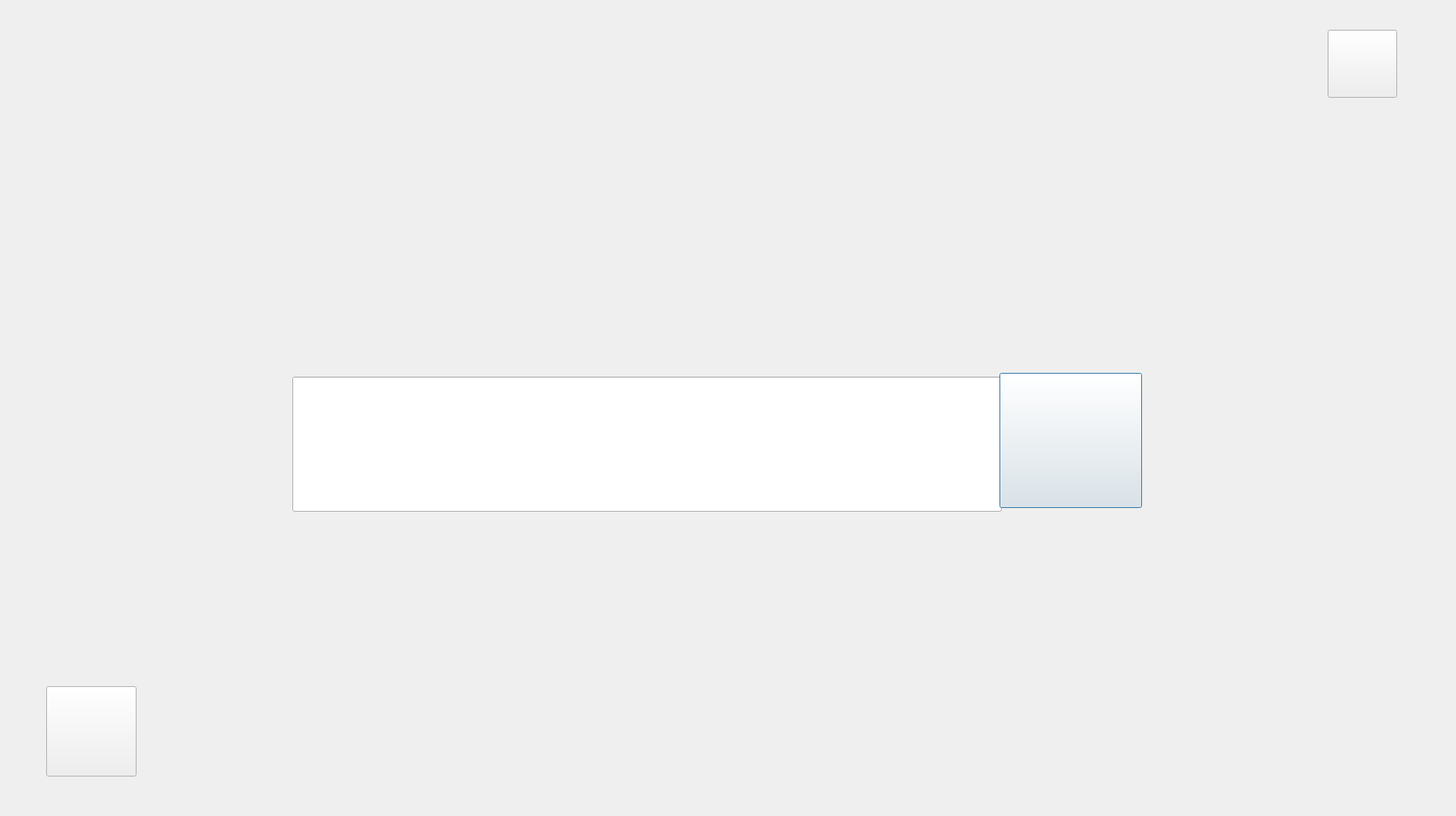
<?xml version="1.0" encoding="UTF-8"?>
<ui version="4.0">
 <class>SearchNameScene</class>
 <widget class="QDialog" name="SearchNameScene">
  <property name="geometry">
   <rect>
    <x>0</x>
    <y>0</y>
    <width>1952</width>
    <height>1094</height>
   </rect>
  </property>
  <property name="windowTitle">
   <string>Dialog</string>
  </property>
  <widget class="QLabel" name="label">
   <property name="geometry">
    <rect>
     <x>0</x>
     <y>-140</y>
     <width>2291</width>
     <height>1361</height>
    </rect>
   </property>
   <property name="text">
    <string/>
   </property>
   <property name="pixmap">
    <pixmap>../build-Final_Project-Desktop_Qt_5_12_12_MinGW_64_bit-Debug/Searching.PNG</pixmap>
   </property>
  </widget>
  <widget class="QLineEdit" name="lineEdit_search">
   <property name="geometry">
    <rect>
     <x>392</x>
     <y>505</y>
     <width>951</width>
     <height>181</height>
    </rect>
   </property>
   <property name="font">
    <font>
     <pointsize>14</pointsize>
    </font>
   </property>
  </widget>
  <widget class="QPushButton" name="pushButton_search1">
   <property name="geometry">
    <rect>
     <x>1340</x>
     <y>500</y>
     <width>191</width>
     <height>181</height>
    </rect>
   </property>
   <property name="text">
    <string/>
   </property>
  </widget>
  <widget class="QPushButton" name="pushButton1">
   <property name="geometry">
    <rect>
     <x>1780</x>
     <y>40</y>
     <width>93</width>
     <height>91</height>
    </rect>
   </property>
   <property name="text">
    <string/>
   </property>
  </widget>
  <widget class="QPushButton" name="pushButton">
   <property name="geometry">
    <rect>
     <x>62</x>
     <y>920</y>
     <width>121</width>
     <height>121</height>
    </rect>
   </property>
   <property name="text">
    <string/>
   </property>
  </widget>
 </widget>
 <resources/>
 <connections/>
</ui>
